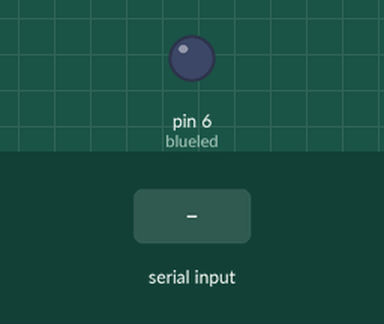
Bench run of a sketch on a simulated Arduino Uno, built with avr-gcc and run on an emulated ATmega328P. On the bench: output pins drawn as LEDs (lit = HIGH). The inputs (shaded band) are chosen by the test bench. What the sketch prints to the serial monitor is not drawn.

Above: at 1.2 s.
1.3 s: byte 30 received over Serial
At 2.1 s:
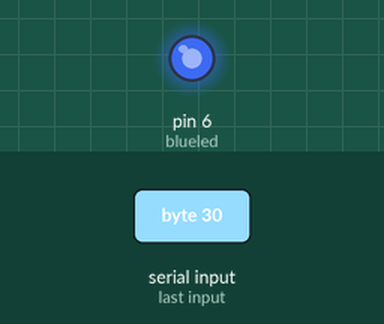
2.8 s: byte 90 received over Serial
At 3.3 s:
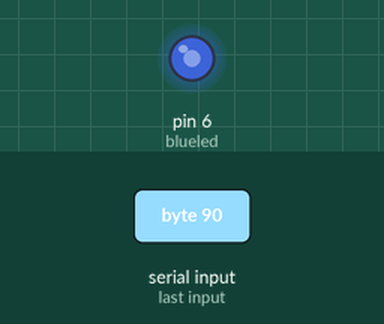
Timing chart, 0 to 5.8 s (numbered marks = the images above; inputs shaded):
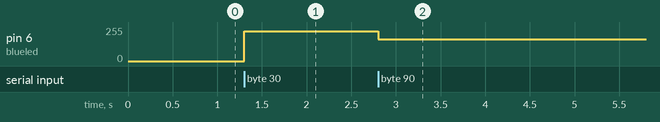

The sketch:

nov25_comms2.ino
```cpp
const int blueled = 6;

void setup() {
  Serial.begin(9600);

  //indicate ready to begin communication
  Serial.println("0");

  pinMode(blueled, OUTPUT);
}

void loop() {

  if (Serial.available()) {
    int processingval = Serial.read(); //define value as info received

    int brightness = map(processingval, 255, 0, 0, 255);
    //map values into brightness according to orientation of mouse up and down
    analogWrite(blueled, brightness); //change brightness
  }
}
```

Measured:
- after the input at 1.3 s, pin 6 (blueled): 0/255 → 225/255 at once
- after the input at 2.8 s, pin 6 (blueled): 225/255 → 165/255 at once
